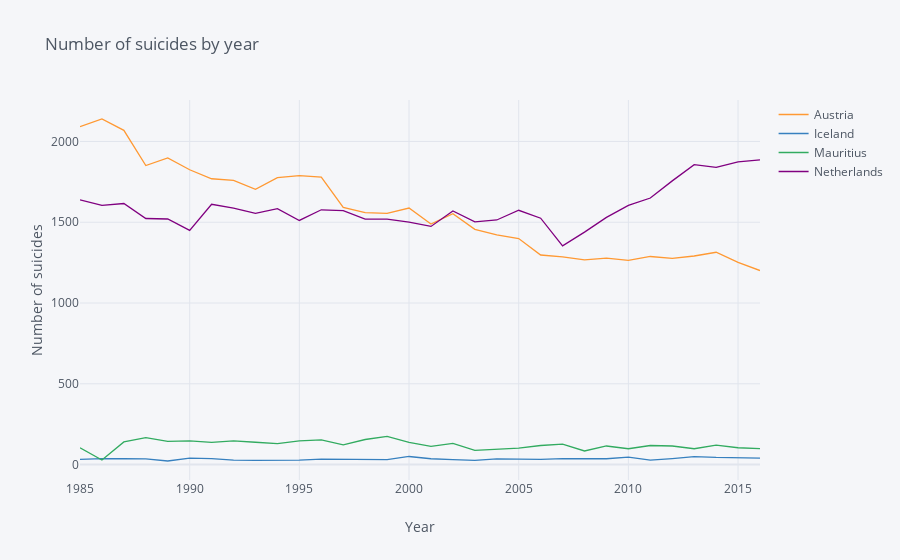

Source (notebook cell):
### Code cell
data_suicides_pivot.dropna(axis = 1).iplot(x = 'year', xTitle = 'Year', yTitle = 'Number of suicides', title = 'Number of suicides by year')

### Figure 1 — Plotly figure (JSON) as saved in the notebook; plotly's stock layout.template omitted (floating-point values rounded to 4 significant figures)
{"data": [{"line": {"color": "rgba(255, 153, 51, 1.0)", "dash": "solid", "shape": "linear", "width": 1.3}, "mode": "lines", "name": "Austria", "text": "", "type": "scatter", "x": [1985, 1986, 1987, 1988, 1989, 1990, 1991, 1992, 1993, 1994, 1995, 1996, 1997, 1998, 1999, 2000, 2001, 2002, 2003, 2004, 2005, 2006, 2007, 2008, 2009, 2010, 2011, 2012, 2013, 2014, 2015, 2016], "y": [2091, 2139, 2069, 1851, 1898, 1825, 1769, 1759, 1704, 1776, 1788, 1779, 1592, 1559, 1555, 1588, 1489, 1553, 1456, 1422, 1399, 1297, 1285, 1267, 1278, 1264, 1288, 1276, 1291, 1314, 1251, 1201]}, {"line": {"color": "rgba(55, 128, 191, 1.0)", "dash": "solid", "shape": "linear", "width": 1.3}, "mode": "lines", "name": "Iceland", "text": "", "type": "scatter", "x": [1985, 1986, 1987, 1988, 1989, 1990, 1991, 1992, 1993, 1994, 1995, 1996, 1997, 1998, 1999, 2000, 2001, 2002, 2003, 2004, 2005, 2006, 2007, 2008, 2009, 2010, 2011, 2012, 2013, 2014, 2015, 2016], "y": [32, 37, 36, 35, 22, 40, 37, 28, 26, 25, 27, 33, 33, 30, 31, 50, 36, 30, 26, 35, 33, 32, 37, 38, 36, 46, 27, 37, 49, 44, 40, 40]}, {"line": {"color": "rgba(50, 171, 96, 1.0)", "dash": "solid", "shape": "linear", "width": 1.3}, "mode": "lines", "name": "Mauritius", "text": "", "type": "scatter", "x": [1985, 1986, 1987, 1988, 1989, 1990, 1991, 1992, 1993, 1994, 1995, 1996, 1997, 1998, 1999, 2000, 2001, 2002, 2003, 2004, 2005, 2006, 2007, 2008, 2009, 2010, 2011, 2012, 2013, 2014, 2015, 2016], "y": [104, 28, 140, 167, 144, 147, 137, 146, 138, 129, 147, 153, 122, 155, 174, 137, 113, 131, 88, 97, 102, 118, 127, 84, 115, 98, 118, 115, 98, 120, 104, 98]}, {"line": {"color": "rgba(128, 0, 128, 1.0)", "dash": "solid", "shape": "linear", "width": 1.3}, "mode": "lines", "name": "Netherlands", "text": "", "type": "scatter", "x": [1985, 1986, 1987, 1988, 1989, 1990, 1991, 1992, 1993, 1994, 1995, 1996, 1997, 1998, 1999, 2000, 2001, 2002, 2003, 2004, 2005, 2006, 2007, 2008, 2009, 2010, 2011, 2012, 2013, 2014, 2015, 2016], "y": [1638, 1604, 1616, 1523, 1520, 1450, 1611, 1587, 1555, 1584, 1511, 1577, 1572, 1519, 1519, 1501, 1474, 1570, 1502, 1514, 1574, 1525, 1354, 1439, 1530, 1604, 1650, 1756, 1856, 1839, 1873, 1886]}], "layout": {"legend": {"bgcolor": "#F5F6F9", "font": {"color": "#4D5663"}}, "paper_bgcolor": "#F5F6F9", "plot_bgcolor": "#F5F6F9", "title": {"font": {"color": "#4D5663"}, "text": "Number of suicides by year"}, "xaxis": {"gridcolor": "#E1E5ED", "showgrid": true, "tickfont": {"color": "#4D5663"}, "title": {"font": {"color": "#4D5663"}, "text": "Year"}, "zerolinecolor": "#E1E5ED"}, "yaxis": {"gridcolor": "#E1E5ED", "showgrid": true, "tickfont": {"color": "#4D5663"}, "title": {"font": {"color": "#4D5663"}, "text": "Number of suicides"}, "zerolinecolor": "#E1E5ED"}}}
